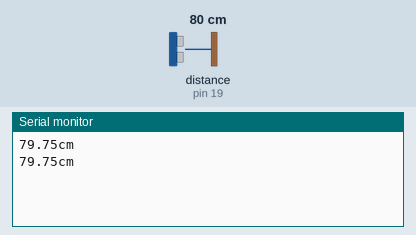
This sketch was run on a simulated Arduino Uno, built with avr-gcc and run on an emulated ATmega328P. Shown: the last lines printed to the serial monitor. Wiring (inferred from the names in the program): ultrasonic range finder: trigger pin 4; echo pin 19. Inputs (shaded band) come from the test bench; at power-on: distance to the obstacle (sensor on pin 19) 80 cm. The echo pulse lasts 58.3 µs per cm.

Above: at 1.8 s.
1.9 s: distance to the obstacle (sensor on pin 19) set to 2 cm
At 2.8 s:
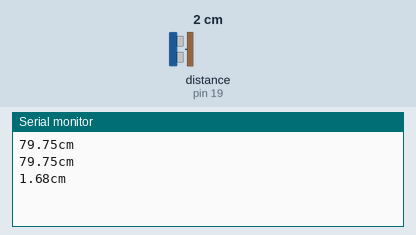
3.4 s: distance to the obstacle (sensor on pin 19) set to 4 cm
At 4.8 s:
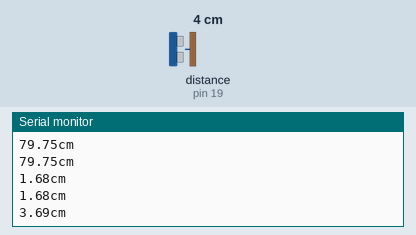
Timing chart, 0 to 6.4 s (numbered marks = the images above; inputs shaded):
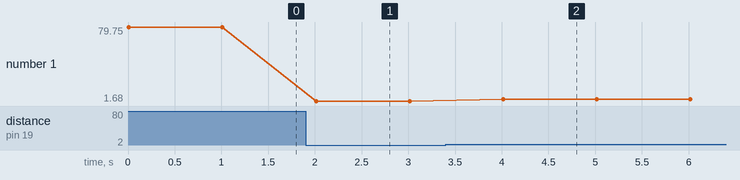

The sketch:

ultrasonic.ino
```cpp
const int trigPin = 4;
const int echoPin = 19;

float echoTime;
float totalDistance;

float distance;

float getDistance() {
  digitalWrite(trigPin, HIGH);
  delayMicroseconds(10);
  digitalWrite(trigPin, LOW);

  echoTime = pulseIn(echoPin, HIGH);
  totalDistance = echoTime / 58.26;

  return totalDistance;
}

void setup() {
  Serial.begin(115200);
  pinMode(trigPin, OUTPUT);
  pinMode(echoPin, INPUT);
}

void loop() {
  distance = getDistance();

  Serial.print(distance, 2);
  Serial.println("cm");

  delay(1000);
}
```

Measured:
- after the input at 1.9 s, the serial monitor: prints a new line after 0.11 s (image 1)
- after the input at 3.4 s, the serial monitor: prints a new line after 0.61 s (image 2)
- plotted number 1: 79.75 → 1.68 after the input at 1.9 s, 1.68 → 3.69 after the input at 3.4 s
